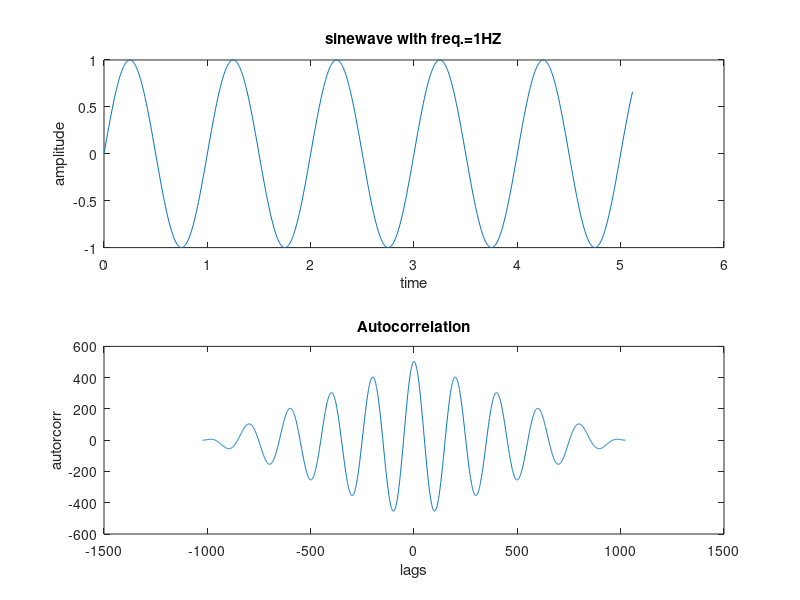

Reproduce this figure in MATLAB.
% Plot the autocorrelation sequence of a sine wave with frequency 1 Hz, sampling frequency of 200 Hz for 1024 samples.
% First plot the sinewave (note: x-axis will be time and y-axis will be the amplitude).
% Now take autocorrelation of the signal with xcorr() and plot the same (note: x-axis will be lags and y-axis will be autocorrelation).
% [Hint: use command xcorr(signal)]
f = 1;
fs = 200;
N = 1024;
t = 0 : 1/fs : N/fs - 1/fs;
signal = sin(2 * pi * f *t);

subplot(2,1,1);
plot(t,signal);
title('sinewave with freq.=1HZ');
xlabel('time');
ylabel('amplitude');

%Autocorrelation
[autucorr,lags] = xcorr(signal);
subplot(2,1,2);
plot(lags,autucorr);
title('Autocorrelation');
xlabel('lags');
ylabel('autorcorr');
